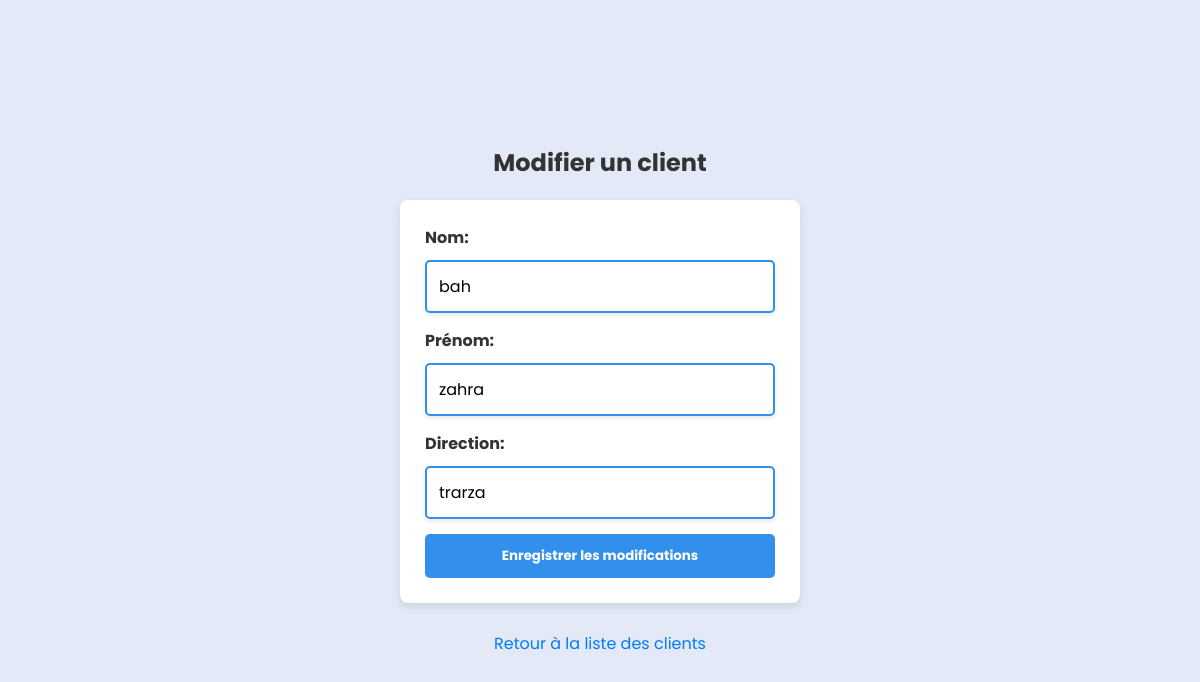
/clientform/1/edit, run on the app's committed database.
### app.py (models this page shows)
class Client(db.Model):
    __tablename__ = 'client'
    IdClient = db.Column(db.Integer, primary_key=True, autoincrement=True)
    Nom = db.Column(db.String(50), nullable=False)
    Prenom = db.Column(db.String(50), nullable=False)
    direction = db.Column(db.String(50), nullable=False)
    interventions = db.relationship('Intervention', backref='client', lazy=True, cascade='all, delete-orphan')

### app.py (the view)
@app.route('/clientform/<int:id>/edit')
def edit_clientform(id):
    client = Client.query.get(id)
    return render_template('edit_client.html', client=client)

### templates/edit_client.html (shortened to what this page needs)
<!DOCTYPE html>
<html lang="en">
<head>
     <link rel="stylesheet" type="text/css" href="{{ url_for('static', filename='add.css') }}">
</head>
<body>
    <h2>Modifier un client</h2>
    <form action="{{ url_for('edit_client', id=client.IdClient) }}" method="post">
        <label for="nom">Nom:</label>
        <input type="text" id="nom" name="nom" value="{{ client.Nom }}" required>
        <label for="prenom">Prénom:</label>
        <input type="text" id="prenom" name="prenom" value="{{ client.Prenom }}" required>
        <label for="direction">Direction:</label>
        <input type="text" id="direction" name="direction" value="{{ client.direction }}" required>
        <button type="submit">Enregistrer les modifications</button>
    </form>
    <br>
    <a href="{{ url_for('homepage') }}">Retour à la liste des clients</a>
</body>
</html>

### static/add.css (style rules this page uses)
:root { --color-default: #004f83; --color-second: #0067ac; --color-white: #fff; --color-body: #e4e9f7; --color-light: #e0e0e0; }
* { padding: 0; margin: 0; box-sizing: border-box; font-family: 'Poppins', sans-serif; }
body { font-family: Arial, sans-serif; background-color: #E4E9F7; display: flex; flex-direction: column; align-items: center; justify-content: center; min-height: 100vh; }
h2 { color: #333; text-align: center; margin-bottom: 20px; }
form { max-width: 400px; background-color: #fff; padding: 25px; border-radius: 8px; box-shadow: 0 4px 10px rgba(0, 0, 0, 0.1); width: 90%; }
label { display: block; margin-bottom: 10px; color: #333; font-weight: bold; }
input, select { width: 100%; padding: 12px; margin-bottom: 15px; border: 2px solid #328fec; border-radius: 5px; font-size: 16px; box-shadow: 0px 2px 5px rgba(0, 0, 0, 0.1); }
button { background-color: #328fec; color: #fff; padding: 12px 15px; border: none; border-radius: 5px; cursor: pointer; font-weight: bold; transition: background-color 0.3s ease; width: 100%; }
a { text-decoration: none; color: #007BFF; display: inline-block; margin-top: 10px; }

### data on the page
Client: nom "bah", prenom "zahra", direction "trarza"
